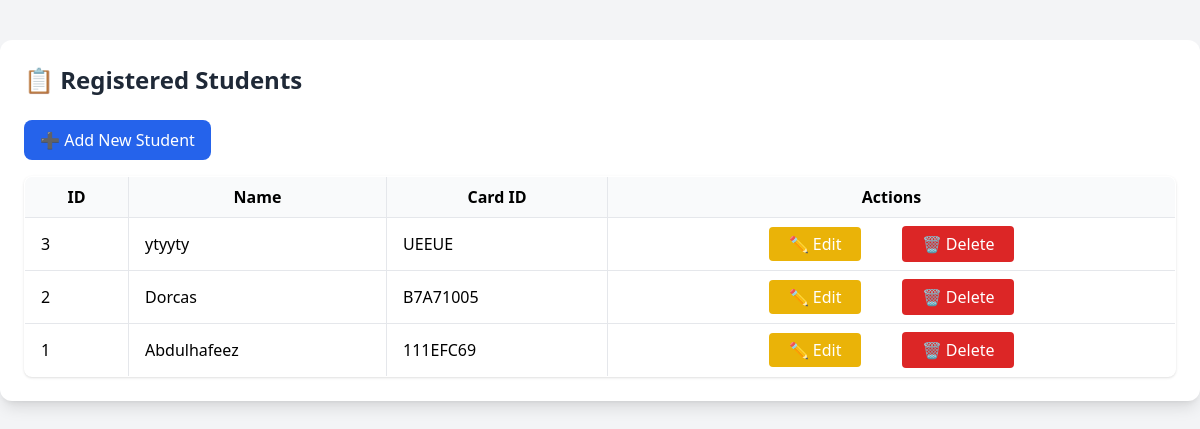
The page /students (signed in) on the database as committed earlier.
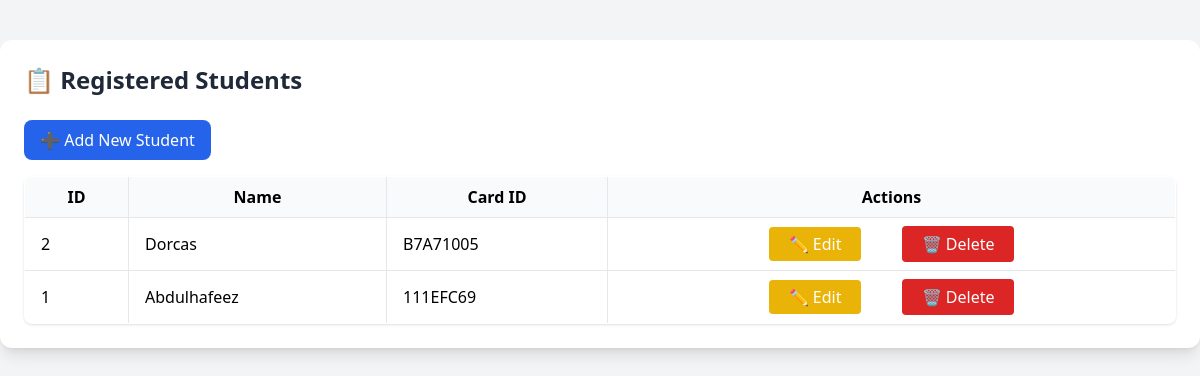
The same page on the database as committed later.
### tables this page shows
CREATE TABLE students (
            id INTEGER PRIMARY KEY,
            name TEXT,
            card_id TEXT UNIQUE
        );

### app.py (the view)
@app.route('/students')
def students():
    if 'logged_in' not in session:
        return redirect(url_for('login'))
    db = get_db()
    all_students = db.execute("SELECT * FROM students ORDER BY id DESC").fetchall()
    return render_template('students.html', students=all_students)

### app.py (called while the page is built)
def get_db():
    conn = sqlite3.connect(DATABASE)
    conn.row_factory = sqlite3.Row
    return conn

### templates/students.html (shortened to what this page needs)
<!DOCTYPE html>
<html lang="en">
<head>
  <script src="https://cdn.tailwindcss.com"></script>
</head>
<body class="bg-gray-100 font-sans">
  <div class="max-w-7xl mx-auto mt-10 bg-white p-6 rounded-xl shadow-lg">
    <h1 class="text-2xl font-bold mb-6 text-gray-800">📋 Registered Students</h1>
    <a href="/add-student" class="inline-block mb-4 px-4 py-2 bg-blue-600 text-white rounded-lg hover:bg-blue-700">➕ Add New Student</a>
    <table class="w-full border border-gray-200 rounded-lg overflow-hidden shadow">
      <thead class="bg-gray-50">
        <tr>
          <th class="py-2 px-4 border">ID</th>
          <th class="py-2 px-4 border">Name</th>
          <th class="py-2 px-4 border">Card ID</th>
          <th class="py-2 px-4 border">Actions</th>
        </tr>
      </thead>
      <tbody>
        {% for student in students %}
        <tr class="hover:bg-gray-50">
          <td class="py-2 px-4 border">{{ student.id }}</td>
          <td class="py-2 px-4 border">{{ student.name }}</td>
          <td class="py-2 px-4 border">{{ student.card_id }}</td>
          <td class="py-2 px-4 border text-center space-x-9">
            <a href="{{ url_for('edit_student', id=student.id) }}" class="px-5 py-1.5 bg-yellow-500 text-white rounded hover:bg-yellow-600">✏️ Edit</a>
            <form action="{{ url_for('delete_student', id=student.id) }}" method="POST" class="inline">
              <button type="submit" onclick="return confirm('Delete this student?')" class="px-5 py-1.5 bg-red-600 text-white rounded hover:bg-red-700">🗑️ Delete</button>
            </form>
          </td>
        </tr>
        {% endfor %}
      </tbody>
    </table>
  </div>
</body>
</html>

Rows that differ between the two databases and show on the page:
removed students: id "3", name "ytyyty", card_id "UEEUE"
